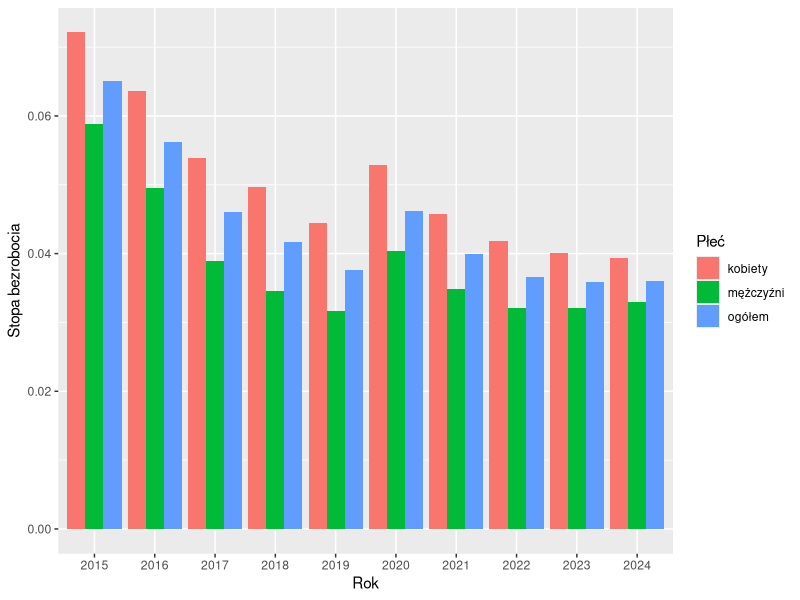
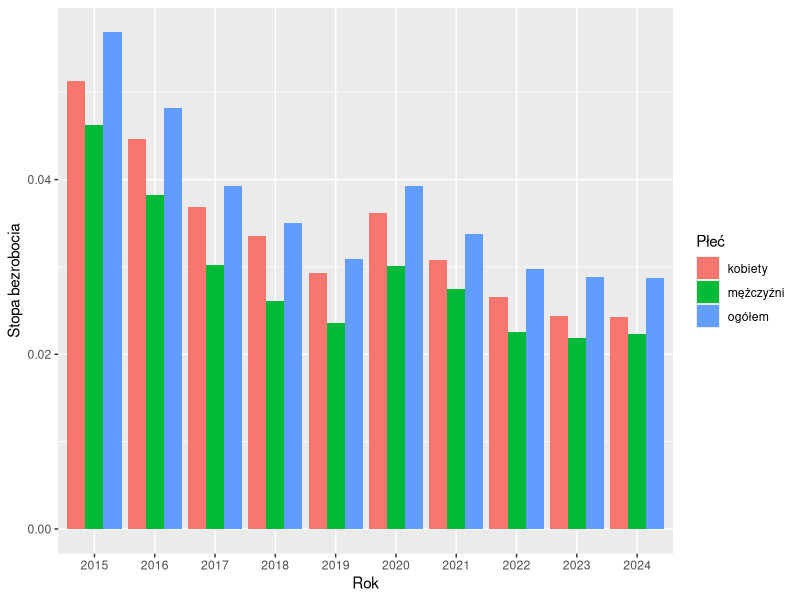
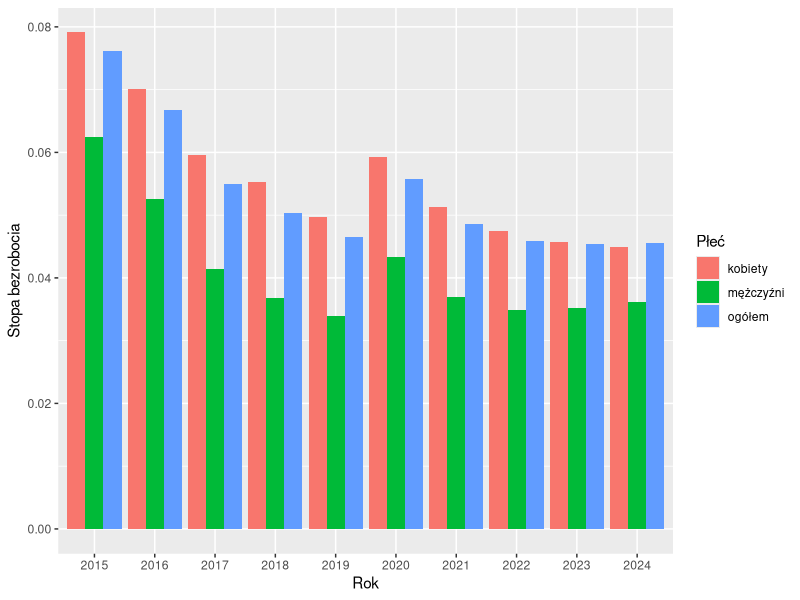
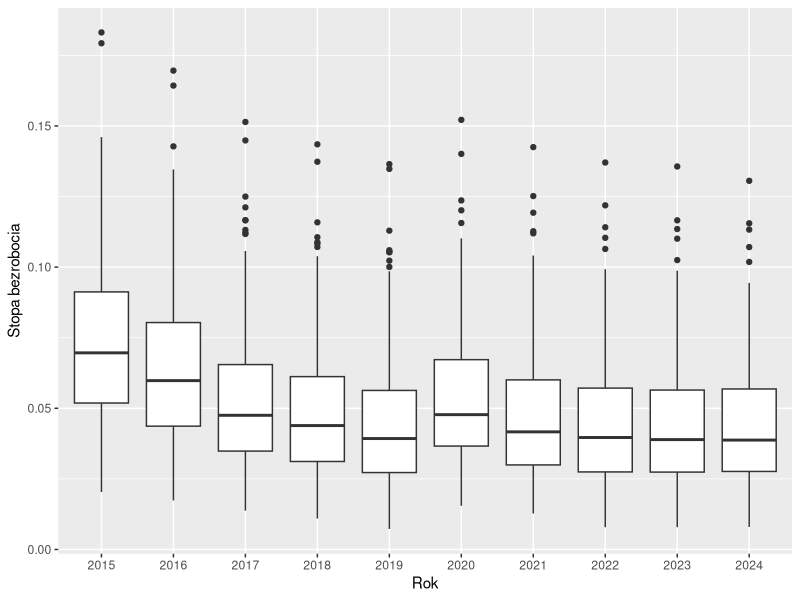
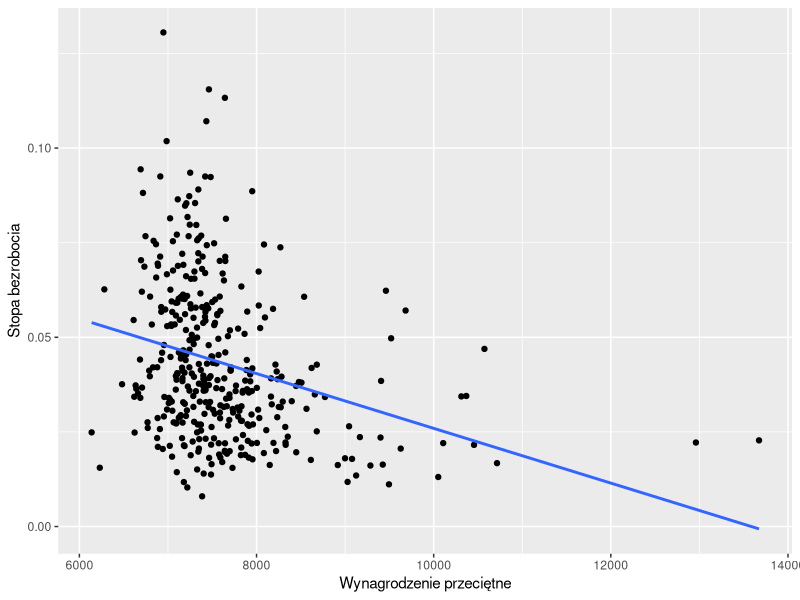
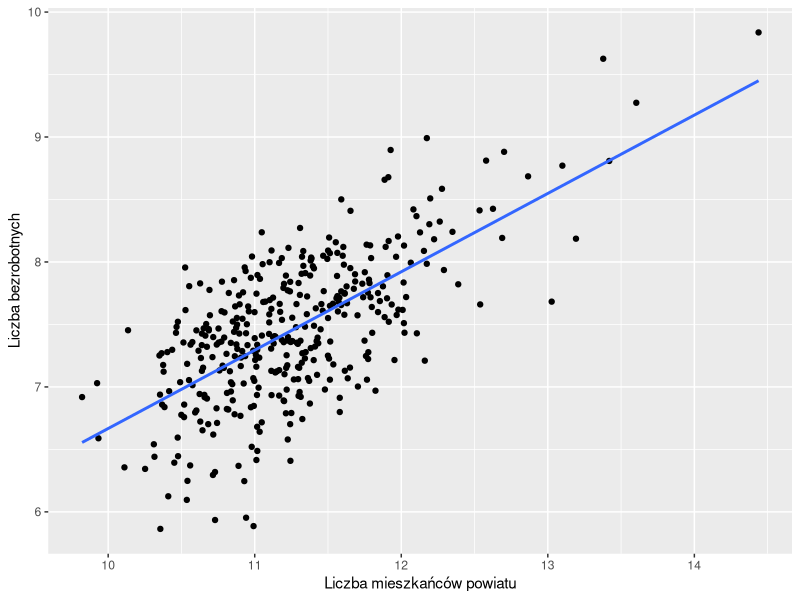
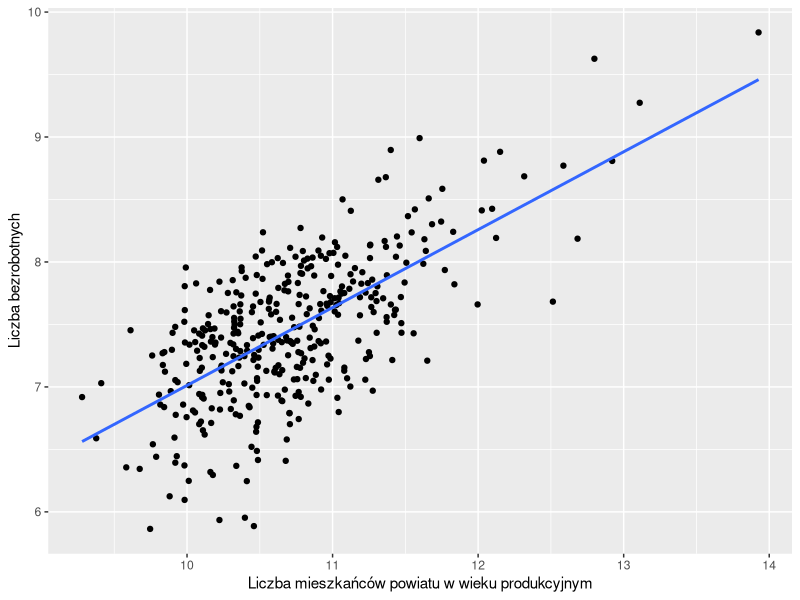

Here is the R script that generated these plots, in order:
## ---- chunk 1
library(ggplot2)
library(dplyr)
library(tidyr)
## ---- chunk 2
data <- read.csv("sprawozdanie1_dane.csv")
## ---- chunk 3
data_mod <- data |> mutate(stopa_bezrobocia = Bezrobotni/Ludność_wiek_prod)
## ---- chunk 4
#| label: fig_1
#| fig-cap: "Krajowa stopa bezrobocia w ostatnich 10 latach"
data_mod |> group_by(Rok, Płeć) |> summarize(srednie_bezrobocie = sum(Bezrobotni)/sum(Ludność_wiek_prod)) |>
  ggplot(aes(x=factor(Rok), y=srednie_bezrobocie, fill=Płeć)) + 
  geom_bar(stat="identity", position = "dodge") +
  labs(y = "Stopa bezrobocia",
       x = "Rok")
## ---- chunk 5
#| label: fig_2
#| fig-cap: "Średnia krajowa stopa bezrobocia w ostatnich 10 latach (duże powiaty)"
data_mod |> filter(Ludność >= 100000) |>
  group_by(Rok, Płeć) |> summarize(srednie_bezrobocie = sum(Bezrobotni)/sum(Ludność_wiek_prod)) |>
  ggplot(aes(x=factor(Rok), y=srednie_bezrobocie, fill=Płeć)) + 
  geom_bar(stat="identity", position = "dodge") +
  labs(y = "Stopa bezrobocia",
       x = "Rok")
## ---- chunk 6
#| label: fig_3
#| fig-cap: "Średnia krajowa stopa bezrobocia w ostatnich 10 latach (małe powiaty)"
data_mod |> filter(Ludność < 100000) |>
  group_by(Rok, Płeć) |> summarize(srednie_bezrobocie = sum(Bezrobotni)/sum(Ludność_wiek_prod)) |>
  ggplot(aes(x=factor(Rok), y=srednie_bezrobocie, fill=Płeć)) + 
  geom_bar(stat="identity", position = "dodge") +
  labs(y = "Stopa bezrobocia",
       x = "Rok")
## ---- chunk 7
duze <- data_mod |>
  filter(Ludność >= 100000) |>
  mutate(Typ_miasta = "Duże miasta") |>
  group_by(Rok, Płeć, Typ_miasta) |>
  summarize(srednie_bezrobocie = round(mean(stopa_bezrobocia),3), .groups = "drop")

male <- data_mod |>
  filter(Ludność < 100000) |>
  mutate(Typ_miasta = "Małe miasta") |>
  group_by(Rok, Płeć, Typ_miasta) |>
  summarize(srednie_bezrobocie = round(mean(stopa_bezrobocia),3), .groups = "drop")

wszystkie <- bind_rows(duze, male)

tab <- wszystkie |>
  pivot_wider(
    names_from = Rok,
    values_from = srednie_bezrobocie
  )

knitr::kable(
  tab,
  booktabs = FALSE,
  caption = "Średnia stopa bezrobocia w miastach według typów, płci i roku"
)

## ---- chunk 8
#| label: fig_4
#| fig-cap: "Rozkład stopy bezrobocia w powiatach przez ostanie 10 lat"
data_mod |> filter(Płeć == "ogółem") |>
  group_by(Rok) |> 
  ggplot(aes(x=factor(Rok), y=stopa_bezrobocia)) + geom_boxplot() + 
  labs(x = "Rok",
       y = "Stopa bezrobocia")
## ---- chunk 9
#| label: fig_5
#| fig-cap: "Zależność stopy bezrobocia od wynagrodzenia brutto w 2024 roku"
data_mod |> filter(Płeć == "ogółem", Rok == 2024) |>
  ggplot(aes(x=Wynagrodzenie_przeciętne, y=stopa_bezrobocia)) +
  geom_point() +
  geom_smooth(method="lm", se=FALSE) +
  labs(x = "Wynagrodzenie przeciętne",
       y = "Stopa bezrobocia")
## ---- chunk 10
data_mod |> filter(Płeć == "ogółem") |> group_by(Rok) |> summarize(r = cor(stopa_bezrobocia, Wynagrodzenie_przeciętne))
## ---- chunk 11
#| label: fig_6
#| fig-cap: "Zależność liczby bezrobotnych od ludności w 2024 r. (skala logarytmiczna)"
data_mod |> filter(Płeć == "ogółem", Rok == 2024) |>
  ggplot(aes(x=log(Ludność), y=log(Bezrobotni))) +
  geom_point() +
  geom_smooth(method="lm", se=FALSE) +
  labs(x = "Liczba mieszkańców powiatu",
       y = 'Liczba bezrobotnych')
## ---- chunk 12
#| label: fig_7
#| fig-cap: "Zależność liczby bezrobotnych od ludności w wieku produkcyjnym w 2024 r. (skala logarytmiczna)"
data_mod |> filter(Płeć == "ogółem", Rok == 2024) |>
  ggplot(aes(x=log(Ludność_wiek_prod), y=log(Bezrobotni))) +
  geom_point() +
  geom_smooth(method="lm", se=FALSE) +
  labs(x = "Liczba mieszkańców powiatu w wieku produkcyjnym",
       y = "Liczba bezrobotnych")
